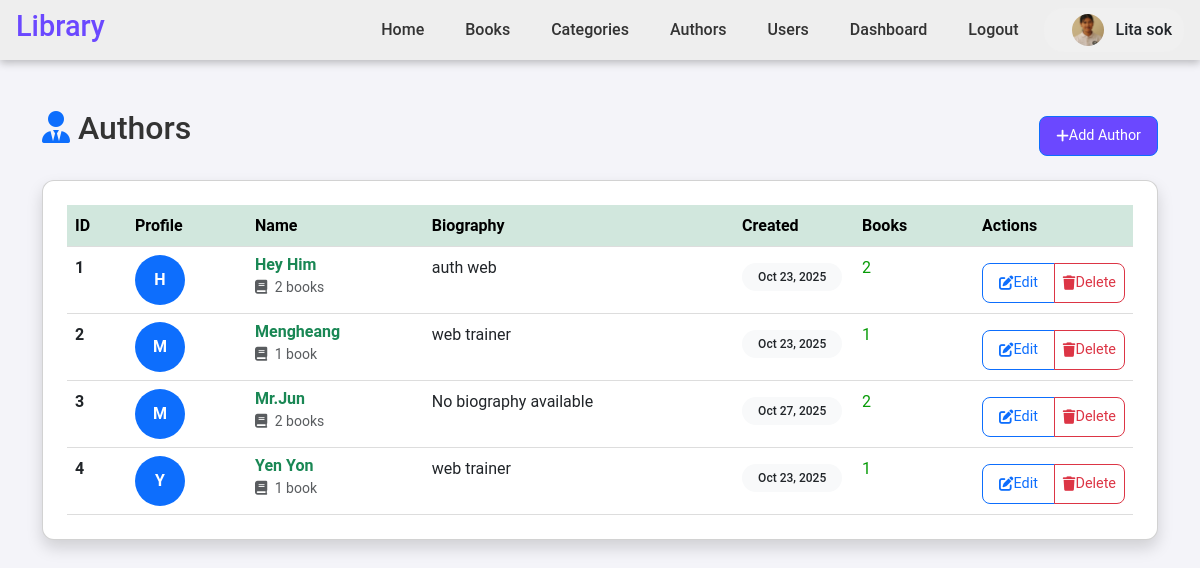
Before: /authors/ (signed in) with the older database file.
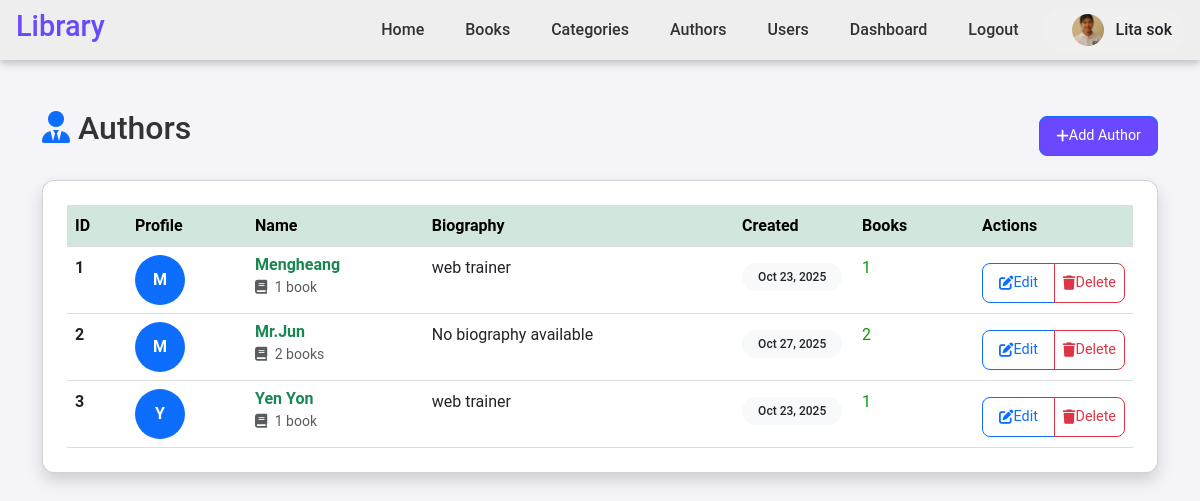
After: the same page with the newer database file.
### myapp/models.py (models this page shows, shortened)
class Author(models.Model):
    name = models.CharField(max_length=200, unique=True)
    biography = models.TextField(blank=True, null=True)
    created_at = models.DateTimeField(auto_now_add=True)
    class Meta:
        ordering = ['name']

### myapp/views.py (the view)
# urls.py: path('authors/', views.author_list, name='author_list'),
@login_required
def author_list(request):
    authors = Author.objects.prefetch_related('book_set').order_by('name').all()
    paginator = Paginator(authors, 10)
    page_number = request.GET.get('page')
    authors_page = paginator.get_page(page_number)
    return render(request, 'author.html', {'authors': authors_page})

### myapp/templates/author.html (shortened to what the changed rows need)
{% load static %}
<!DOCTYPE html>
<html lang="en">
<head>
    <link href="https://cdn.jsdelivr.net/npm/bootstrap@5.3.0/dist/css/bootstrap.min.css" rel="stylesheet">
    <link href="https://cdnjs.cloudflare.com/ajax/libs/font-awesome/6.0.0/css/all.min.css" rel="stylesheet">
    <link rel="stylesheet" href="{% static 'css/style.css' %}">
</head>
<body>
    {% include 'nav.html' %}
    <div class="container mt-5">
        <div class="d-flex justify-content-between align-items-center mb-4">
            <h2><i class="fas fa-user-tie text-primary"></i> Authors </h2>
        </div>
        <div class="card shadow">
            <div class="card-body p-0">
                <div class="table-responsive table-container">
                    <table class="table table-hover mb-0">
                        <thead class="table-success sticky-top">
                            <tr>
                                <th style="width: 60px;">ID</th>
                                <th style="width: 120px;">Profile</th>
                                <th>Name</th>
                                <th>Biography</th>
                                <th style="width: 120px;">Created</th>
                                <th style="width: 120px;">Books</th>
                                <th style="width: 120px;">Actions</th>
                            </tr>
                        </thead>
                        <tbody>
                            {% for author in authors %}
                            <tr>
                                <td><strong>{{ forloop.counter }}</strong></td>
                                <td>
                                    <div class="avatar-placeholder rounded-circle bg-primary d-flex align-items-center justify-content-center text-white fw-bold fs-6"
                                         style="width: 50px; height: 50px;">
                                        {{ author.name|first|upper }}
                                    </div>
                                </td>
                                <td>
                                    <h6 class="mb-0 fw-bold text-success">{{ author.name }}</h6>
                                    <small class="text-muted">
                                        <i class="fas fa-book me-1"></i>
                                        {{ author.book_set.count }} book{{ author.book_set.count|pluralize }}
                                    </small>
                                </td>
                                <td>{{ author.biography|truncatewords:15|default:"No biography available" }}</td>
                                <td><span class="badge bg-light text-dark px-3 py-2">{{ author.created_at|date:"M d, Y" }}</span></td>
                                <td>
                                    <span style="color: rgb(7, 155, 7);">
                                        {{ author.book_set.count }}
                                    </span>
                                </td>
                                <td>
                                    <div class="btn-group btn-group-sm" role="group">
                                        <a href="{% url 'edit_author' author.id %}" class="btn btn-outline-primary" title="Edit">
                                            <i class="fas fa-edit"></i>Edit
                                        </a>
                                        <a href="{% url 'delete_author' author.id %}" class="btn btn-outline-danger"
                                           onclick="return confirm('Are you sure you want to delete author \"{{ author.name }}\"? This will also delete all their books!')" title="Delete" style="padding: 8px; height: 40px;">
                                            <i class="fas fa-trash"></i>Delete
                                        </a>
                                    </div>
                                </td>
                            </tr>
                            {% endfor %}
                        </tbody>
                    </table>
                </div>
            </div>
        </div>
    </div>
</body>
</html>

Changed rows visible on the page:
removed Author: name|first "H", name "Hey Him", book_set.count "2", biography "auth web", created_at "Oct 23, 2025"
